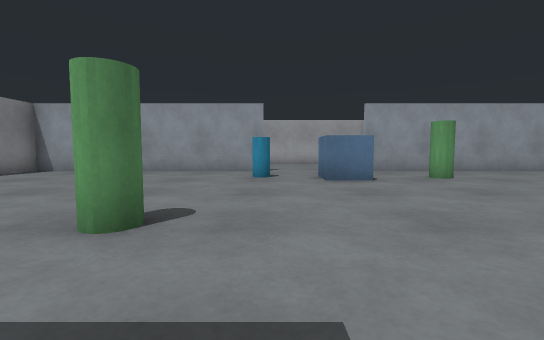
view 1 (above)

16 first-person views from a walk through a Gazebo world. The camera is 0.72 m above the floor, tilts 4° down and sees 90° across. The floor is counted in squares, 1 m on a side. Each view is taken from the middle of a square. On the plan, view 1 faces up. The plan holds only what a view shows up to about 9 squares ahead; the rest is blank.

view 2
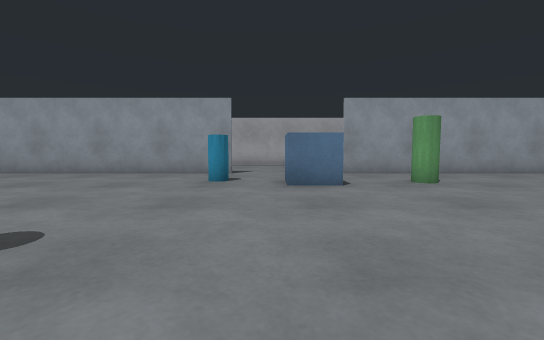

view 3
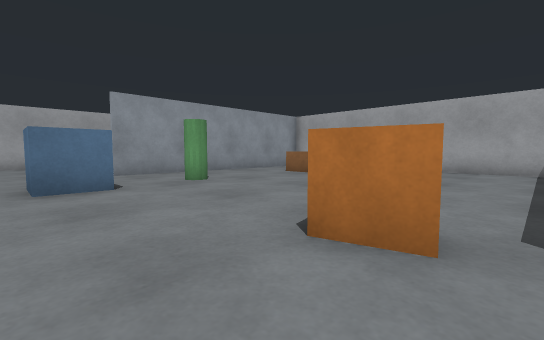

view 4
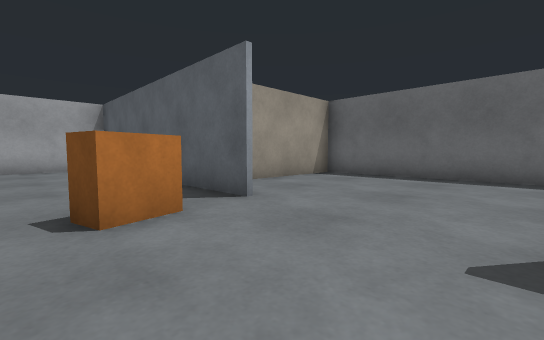

view 5
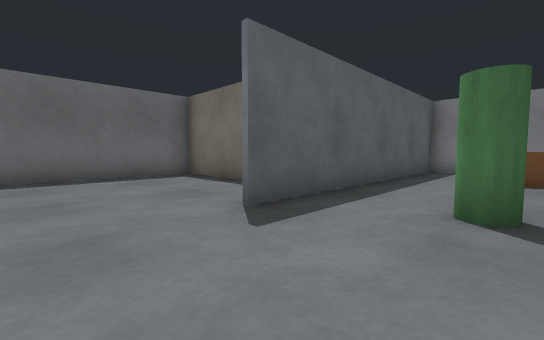

view 6
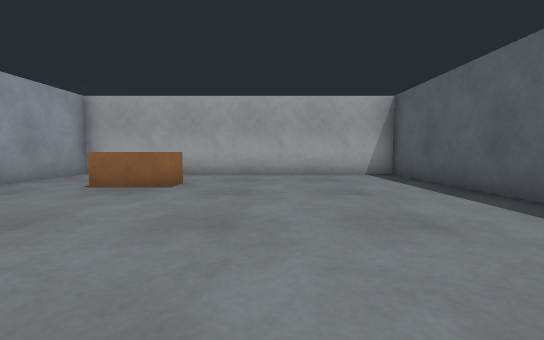

view 7
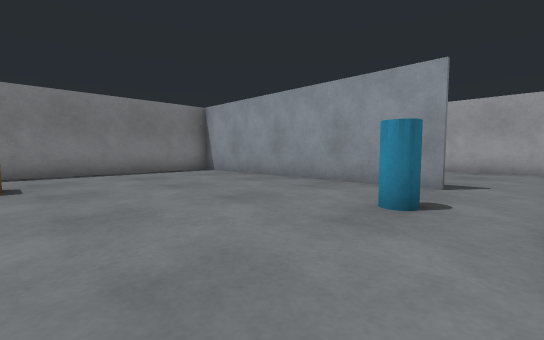

view 8
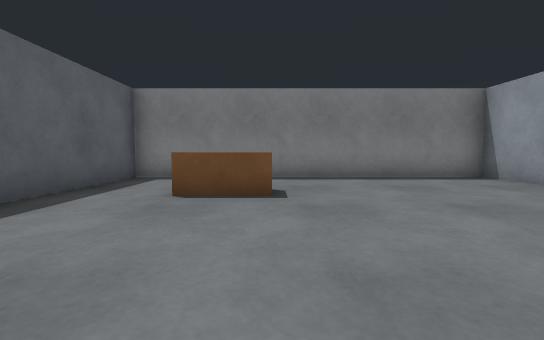

view 9
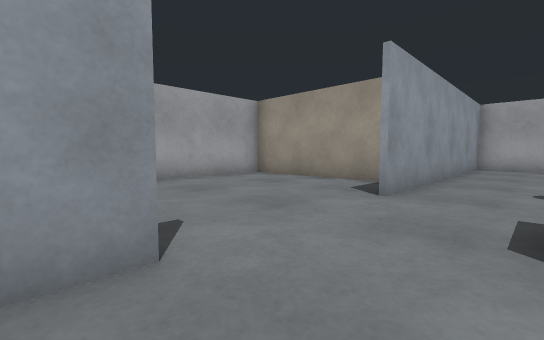

view 10
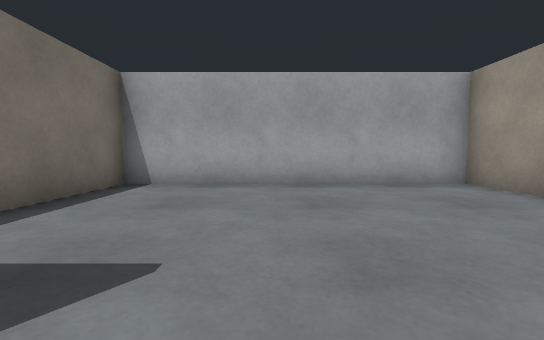

view 11
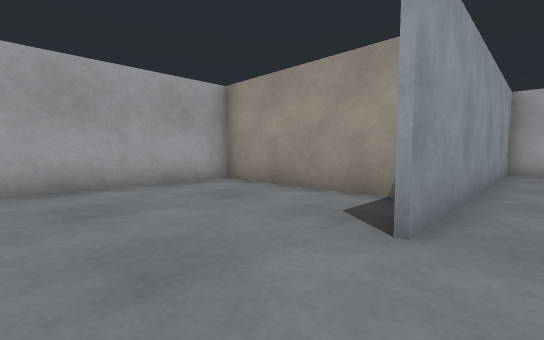

view 12
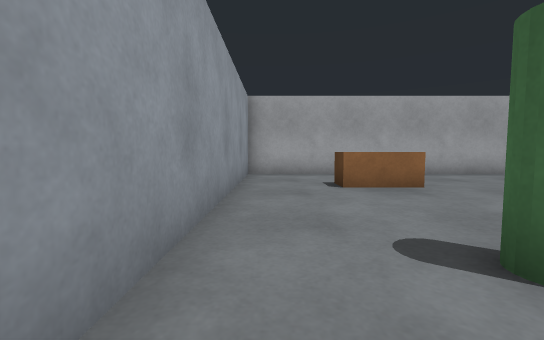

view 13
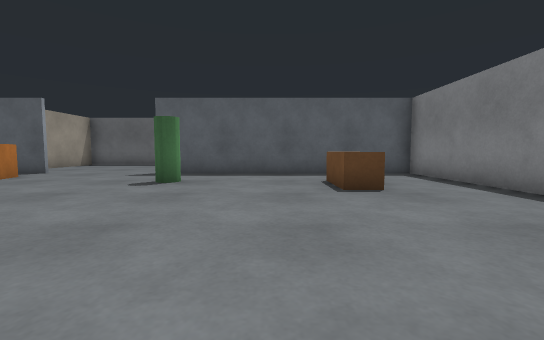

view 14
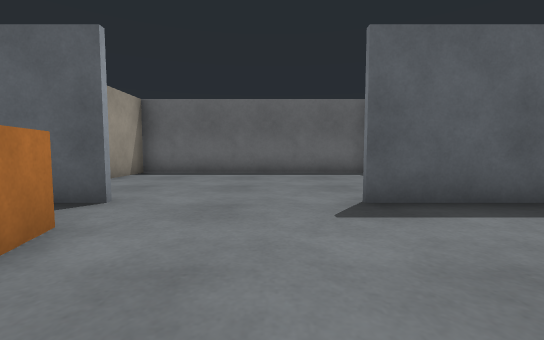

view 15
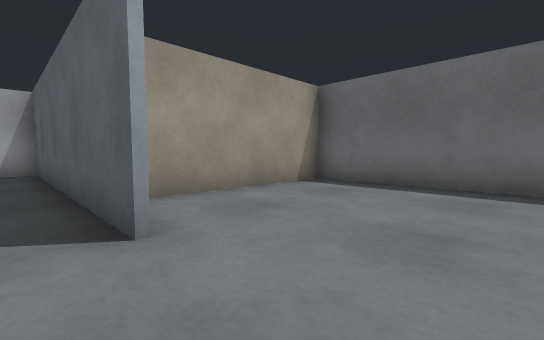

view 16
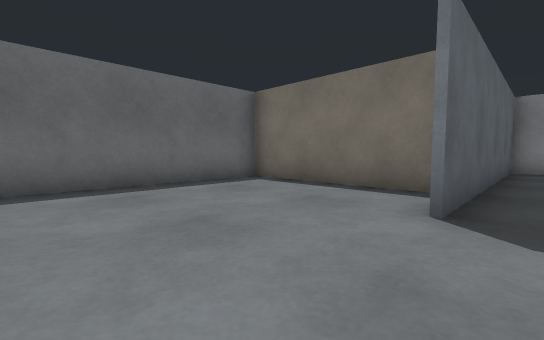

### Floor plan
Points are (right, up) in squares from view 1. A wall is a line through its corners. A room is listed if a view was taken in it or the views show most of it. See-through windows are left out.
Room 1 (views 1, 2, 3, 4, 5, 6, 7, 8, 9, 10, 11, 12, 13, 14, 15, 16)
walls: (-0.2, 9.7) (-8.4, 9.7) (-8.4, 0.3) (-0.2, 0.3); (3.2, 0.3) (11.4, 0.3) (11.4, 9.7) (3.2, 9.7); (-2.2, -0.2) (-2.2, -4.9) (5.2, -4.9) (5.2, -0.5); (5.2, 10.5) (5.2, 14.9) (-2.2, 14.9) (-2.2, 12.1)
objects: brown box (-6, 3) to (-6, 4); pillar (-2, 3); pillar (0, 8); blue box (2, 7) to (2, 8); brown box (3, 2); pillar (5, 7); brown box (9, 6) to (9, 7)

Where each view was taken, in squares from view 1:
view 1: 0 up, 0 right, facing up
view 2: 1 up, 1 right, facing up
view 3: 1 up, 1 right, facing up-right
view 4: 3 up, 0 right, facing down-right
view 5: 3 up, 2 right, facing down-left
view 6: 4 up, 3 right, facing right
view 7: 4 up, 1 right, facing up-left
view 8: 4 up, 1 left, facing left
view 9: 8 up, 1 left, facing up-right
view 10: 9 up, 1 right, facing up
view 11: 9 up, 1 right, facing up-right
view 12: 9 up, 3 right, facing right
view 13: 9 up, 4 left, facing down
view 14: 4 up, 1 right, facing down
view 15: 1 up, 1 right, facing down-right
view 16: 1 up, 3 right, facing down-left
